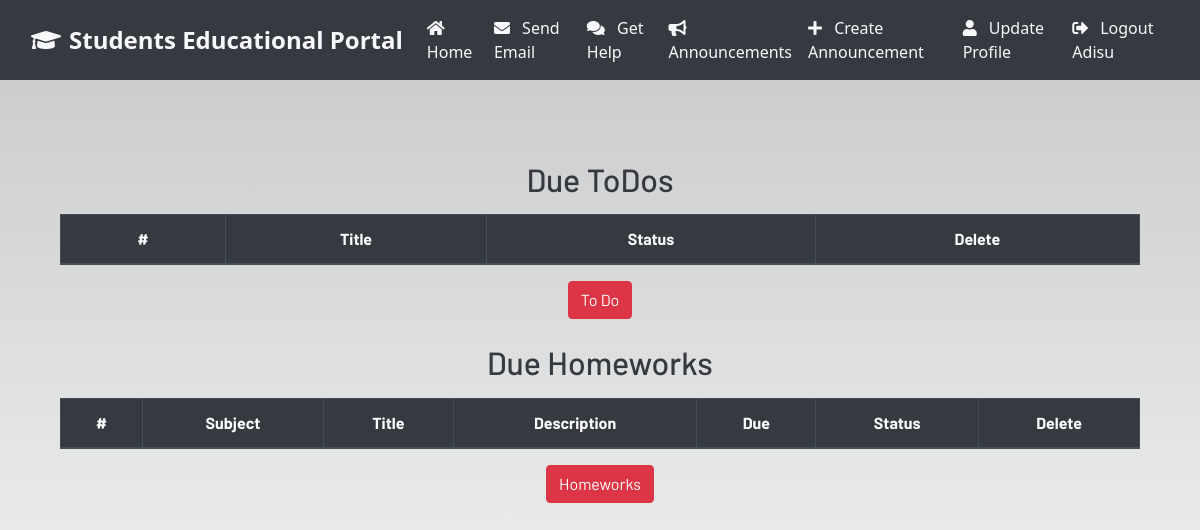
Before: /profile/ (signed in) with the older database file.
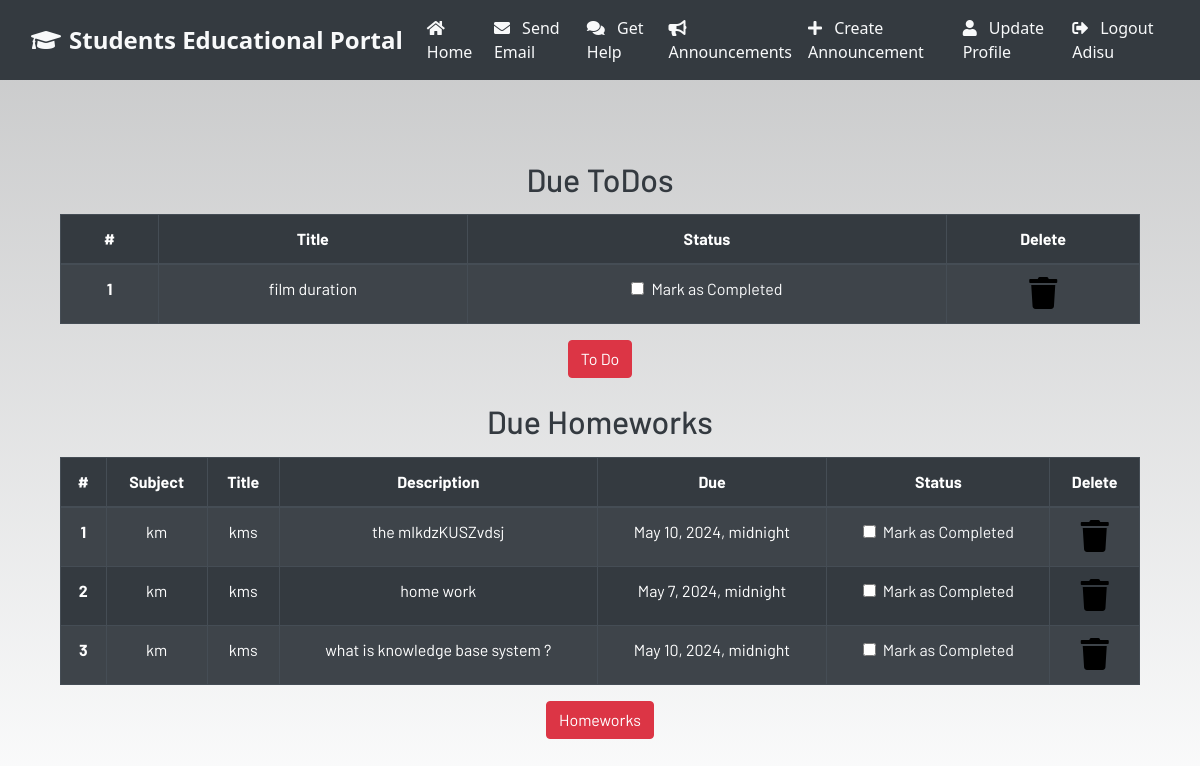
After: the same page with the newer database file.
### dashboard/models.py (models this page shows, shortened)
class Todo(models.Model):
    user = models.ForeignKey(User,on_delete=models.CASCADE)
    title = models.CharField(max_length=100)
    is_finished = models.BooleanField(default=False)

class Homework(models.Model):
    user = models.ForeignKey(User, on_delete=models.CASCADE)
    subject = models.CharField(max_length=50)
    title = models.CharField(max_length=100)
    description = models.TextField()
    due = models.DateTimeField()
    is_finished=models.BooleanField(default=False)

### dashboard/views.py (the view)
# urls.py: path('profile/',dash_views.profile,name='profile'),
@login_required
def profile(request):
    homeworks = Homework.objects.filter(is_finished=False, user=request.user)
    todos = Todo.objects.filter(is_finished=False, user=request.user)
    if len(homeworks) == 0:
        homework_done = False
    else:
        homework_done = True
    if len(todos) == 0:
        todos_done = False
    else:
        todos_done = True
    context = {
        'homeworks': homeworks,
        'todos': todos,
        'homework_done': homework_done,
        ' todos_done':  todos_done
    }
    return render(request, "dashboard/profile.html", context)

### dashboard/templates/dashboard/profile.html
{% extends 'dashboard/base.html' %}
{% load static %}
{% load crispy_forms_tags%}
{% block content %}
<section class="text-center">
    <div class="container">
        {% if not todos_done %}
        <h2>Due ToDos</h2>
        <table class="table table-striped table-bordered table-hover table-dark">
            <thead>
                <tr>
                    <th scope="col">#</th>
                    <th scope="col">Title</th>
                    <th scope="col">Status</th>
                    <th scope="col">Delete</th>
                </tr>
            </thead>
            <tbody>
                {% for todo in todos %}
                <tr>
                    <th scope="row">1</th>
                    <td>{{todo.title}}</td>
                    <td>
                        <a href="{% url 'update-todo' todo.id %}">
                            <div class="form-check">
                            {% if todo.is_finished == True %}
                                 <input class="form-check-input" type="checkbox" value="" checked/>
                            {% else %}
                                <input class="form-check-input" type="checkbox" value="" />
                            {% endif %}
                                <label class="form-check-label text-light" for="flexCheckDefault">
                                    Mark as Completed
                                </label>
                            </div>
                        </a>
                    </td>
                    <td><a href="{% url 'delete-todo' todo.id %}"><i class="fa fa-trash fa-2x"></i></a></td>
                </tr>
                {% endfor %}
            </tbody>
        </table>
    {% else %}
        <h3>All To dos are completed!!!!</h3>
    {% endif %}
        <a href="{% url 'todo' %}" class="btn btn-danger">To Do</a>
        <br><br>
        {% if not homeworks_done %}
        <h2>Due Homeworks</h2>
        <table class="table table-striped table-bordered table-hover table-dark">
            <thead>
                <tr>
                    <th scope="col">#</th>
                    <th scope="col">Subject</th>
                    <th scope="col">Title</th>
                    <th scope="col">Description</th>
                    <th scope="col">Due</th>
                    <th scope="col">Status</th>
                    <th scope="col">Delete</th>
                </tr>
            </thead>
            <tbody>
            {% for homework in homeworks %}
                <tr>
                    <th scope="row">{{forloop.counter}}</th>
                    <td>{{homework.subject}}</td>
                    <td>{{homework.title}}</td>
                    <td>{{homework.description}}</td>
                    <td>{{homework.due}}</td>
                    <td>
                        <a href="{% url 'update-homework' homework.id %}">
                            <div class="form-check">
                                {% if homework.is_finished == True %}
                                <input class="form-check-input" type="checkbox" value="" checked >
                                {% else %}
                                <input class="form-check-input" type="checkbox" value="" >
                                {% endif %}
                                <label class="form-check-label text-light" for="flexCheckDefault">
                                    Mark as Completed
                                </label>
                            </div>
                        </a>
                    </td>
                    <td><a href="{% url 'delete-homework' homework.id %}"><i class="fa fa-trash fa-2x"></i></a></td>
                </tr>
                {% endfor %}
            </tbody>
        </table>
        {% else %}
        <h3>All To homeworks are completed!!!!</h3>
        {% endif %}
        <a href="{% url 'homework' %}" class="btn btn-danger">Homeworks</a>
    </div>
</section>
{% endblock content %}

Changed rows visible on the page:
added Todo: title "film duration"
added Homework: subject "km", title "kms", description "the mlkdzKUSZvdsj", due "May 10, 2024, midnight"
added Homework: subject "km", title "kms", description "home work", due "May 7, 2024, midnight"
added Homework: subject "km", title "kms", description "what is knowledge base system ?", due "May 10, 2024, midnight"
